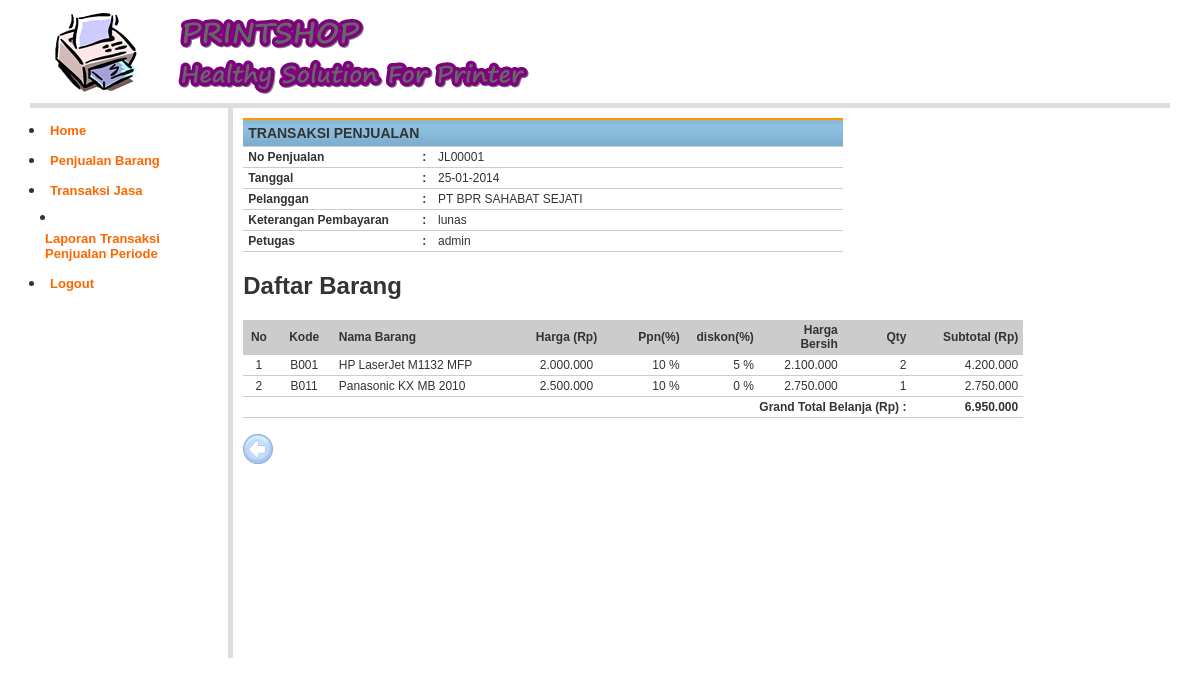
Screenshot of /?page=Daftar-Penjualan-List&Kode=JL00001 (signed in) with the database file from the repository.
### tables this page shows
CREATE TABLE `penjualan` (
  `no_penjualan` char(7) NOT NULL,
  `tgl_transaksi` date NOT NULL,
  `kd_pelanggan` char(60) NOT NULL,
  `catatan` varchar(50) NOT NULL,
  `userid` varchar(20) NOT NULL,
  PRIMARY KEY (`no_penjualan`)
);

CREATE TABLE `pelanggan` (
  `kd_pelanggan` char(4) NOT NULL,
  `nm_pelanggan` varchar(50) NOT NULL,
  `alamat` varchar(50) NOT NULL,
  `telepon` varchar(20) NOT NULL,
  `kode_pos` varchar(20) NOT NULL,
  PRIMARY KEY (`kd_pelanggan`)
);

CREATE TABLE `penjualan_item` (
  `no_penjualan` char(7) NOT NULL,
  `kd_barang` varchar(4) NOT NULL,
  `jumlah` int(3) NOT NULL,
  KEY `no_penjualan` (`no_penjualan`,`kd_barang`)
);

CREATE TABLE `barang` (
  `kd_barang` char(4) NOT NULL,
  `nm_barang` varchar(50) NOT NULL,
  `harga_beli` int(10) NOT NULL,
  `harga_jual` int(10) NOT NULL,
  `qty` int(3) NOT NULL,
  `ppn` int(3) NOT NULL,
  `diskon` int(3) NOT NULL,
  `keterangan` varchar(50) NOT NULL,
  `kd_kategori` char(3) NOT NULL,
  `link_gambar` varchar(100) NOT NULL,
  PRIMARY KEY (`kd_barang`),
  KEY `kd_kategori` (`kd_kategori`)
);

### library/inc.library.php (called while the page is built, shortened)
<?php
function IndonesiaTgl($tanggal){
	$tgl=substr($tanggal,8,2);
	$bln=substr($tanggal,5,2);
	$thn=substr($tanggal,0,4);
	$awal="$tgl-$bln-$thn";
	return $awal;
}
function format_angka($angka) {
	$hasil =  number_format($angka,0, ",",".");
	return $hasil;
}
?>

### daftar_penjualan_list.php (the view, shortened to what this page needs)
<?php
include_once "library/inc.library.php";
$kodeTransaksi = $_GET['Kode'];
$jualSql = "SELECT * FROM penjualan WHERE no_penjualan='$kodeTransaksi'";
$jualQry = mysql_query($jualSql, $koneksidb)  or die ("Query penjualan salah : ".mysql_error());
$jualRow = mysql_fetch_array($jualQry);
	$sPELANGGAN	= " SELECT *
					FROM pelanggan
					WHERE kd_pelanggan='".$jualRow['kd_pelanggan']."'";
	$qPELANGGAN	= mysql_query($sPELANGGAN)or die(mysql_error());
	$rPELANGGAN	= mysql_fetch_array($qPELANGGAN);
?>
<table width="600" border="0" class="table-list">
<tr>
  <th colspan="3"><b>TRANSAKSI PENJUALAN </b></th>
</tr>
<tr>
  <td width="155"><b>No Penjualan </b></td>
  <td width="5"><b>:</b></td>
  <td width="379"><?php echo $jualRow['no_penjualan']; ?></td>
</tr>
<tr>
  <td><b>Tanggal</b></td>
  <td><b>:</b></td>
  <td><?php echo IndonesiaTgl($jualRow['tgl_transaksi']); ?></td>
</tr>
<tr>
  <td><b>Pelanggan</b></td>
  <td><b>:</b></td>
  <td><?php echo $rPELANGGAN['nm_pelanggan']; ?></td>
</tr>
<tr>
  <td><strong>Keterangan Pembayaran</strong></td>
  <td><strong>:</strong></td>
  <td><?php echo $jualRow['catatan']; ?></td>
</tr>
<tr>
  <td><b>Petugas</b></td>
  <td><b>:</b></td>
  <td><?php echo $jualRow['userid']; ?></td>
</tr>
</table>
<h2> Daftar Barang</h2>
<table class="table-list" width="780" border="0" cellspacing="1" cellpadding="2">
  <tr>
    <td width="26" align="center" bgcolor="#CCCCCC"><b>No</b></td>
    <td width="65" align="center" bgcolor="#CCCCCC"><b>Kode</b></td>
    <td width="268" bgcolor="#CCCCCC"><b>Nama Barang </b></td>
    <td width="125" align="center" bgcolor="#CCCCCC"><b>Harga (Rp)</b></td>
    <td width="70" align="right" bgcolor="#CCCCCC"><strong>Ppn(%)</strong></td>
    <td width="70" align="right" bgcolor="#CCCCCC"><strong>diskon(%)</strong></td>
    <td width="91" align="right" bgcolor="#CCCCCC"><b>Harga Bersih</b></td>
    <td width="91" align="right" bgcolor="#CCCCCC"><b>Qty</b></td>
    <td width="142" align="right" bgcolor="#CCCCCC"><b>Subtotal (Rp)</b></td>
  </tr>
<?php
	$listBarangSql = "SELECT
						barang.nm_barang,
						barang.harga_jual,
						barang.ppn,
						barang.diskon,
						penjualan_item.*
					FROM
						barang,
						penjualan_item
					  WHERE
						barang.kd_barang			=penjualan_item.kd_barang AND
						penjualan_item.no_penjualan	='$kodeTransaksi'
					  ORDER BY barang.kd_barang ASC";
	$listBarangQry = mysql_query($listBarangSql, $koneksidb)  or die ("Query list barang salah : ".mysql_error());
	$nomor  = 0;  $totalBelanja = 0;
	while ($listBarangRow = mysql_fetch_array($listBarangQry)) {
		$nomor++;
		$hargakotor	= intval($listBarangRow['harga_jual']);
		$besardiskon= $hargakotor * (intval($listBarangRow['diskon'])/100);
		$besarppn 	= $hargakotor  * (intval($listBarangRow['ppn'])/100);
		$hargappndis= $hargakotor  + $besarppn - $besardiskon;
		$subtotal  = $hargappndis * intval($listBarangRow['jumlah']);
		$totalBelanja = $totalBelanja + intval($subtotal);
?>
  <tr>
    <td align="center"><?php echo $nomor; ?></td>
    <td align="center"><?php echo $listBarangRow['kd_barang']; ?></td>
    <td><?php echo $listBarangRow['nm_barang']; ?></td>
    <td align="center"><?php echo format_angka($listBarangRow['harga_jual']); ?></td>
    <td align="right"><?php echo $listBarangRow['ppn']." %"; ?></td>
    <td align="right"><?php echo $listBarangRow['diskon']." %"; ?></td>
    <td align="right"><?php echo format_angka($hargappndis); ?></td>
    <td align="right"><?php echo $listBarangRow['jumlah']; ?></td>
    <td align="right"><?php echo format_angka($subtotal); ?></td>
  </tr>
  <?php } ?>
  <tr>
    <td colspan="8" align="right"><b>Grand Total Belanja (Rp) : </b></td>
    <td align="right"><b><?php echo format_angka($totalBelanja); ?></b></td>
  </tr>
</table>
<p><a href="?page=Daftar-Penjualan&amp;Kode=<?php echo $Kode; ?>" target="_self" alt="Daftar Penjualan"><img src="images/back.png" width="30" height="30" /></p></a>

### styles/style.css (style rules this page uses)
td img { opacity:0.6; }
body { margin:0px auto 0px; padding:3px; font-family:"Arial"; font-size:12px; color:#333; width:95%; background-position:top; background-color:#fff; }
.table-main td { color: #333; border-collapse: collapse; vertical-align: center; padding: 0px; border:none; }
.table-list { clear: both; text-align: left; border-collapse: collapse; margin: 0px 0px 10px 0px; background:#fff; }
.table-list th { color: #333; font-size: 14px; font-weight: 700; margin: 2px 2px 2px 2px; padding: 5px 5px; background: url(../images/Background_td2.gif) repeat-x top #fff; border-bottom: 1px solid #CCC; border-top: 2px solid #FF9900; }
.table-list td { color: #333; font-size:12px; border-color: #fff; border-collapse: collapse; vertical-align: center; padding: 3px 5px; border-bottom:1px #CCCCCC solid; }

### rows the page displays
penjualan: no_penjualan "JL00001", tgl_transaksi "25-01-2014", catatan "lunas", userid "admin"
pelanggan: nm_pelanggan "PT BPR SAHABAT SEJATI"
penjualan_item: kd_barang "B001", kd_barang.nm_barang "HP LaserJet M1132 MFP", kd_barang.harga_jual "2.000.000", kd_barang.ppn "10", kd_barang.diskon "5", kd_barang.diskon "2.100.000", jumlah "2", format_angka($subtotal) "4.200.000"
penjualan_item: kd_barang "B011", kd_barang.nm_barang "Panasonic KX MB 2010", kd_barang.harga_jual "2.500.000", kd_barang.ppn "10", kd_barang.diskon "0", kd_barang.diskon "2.750.000", jumlah "1", format_angka($subtotal) "2.750.000"

### other values shown
format_angka($totalBelanja) "6.950.000"
